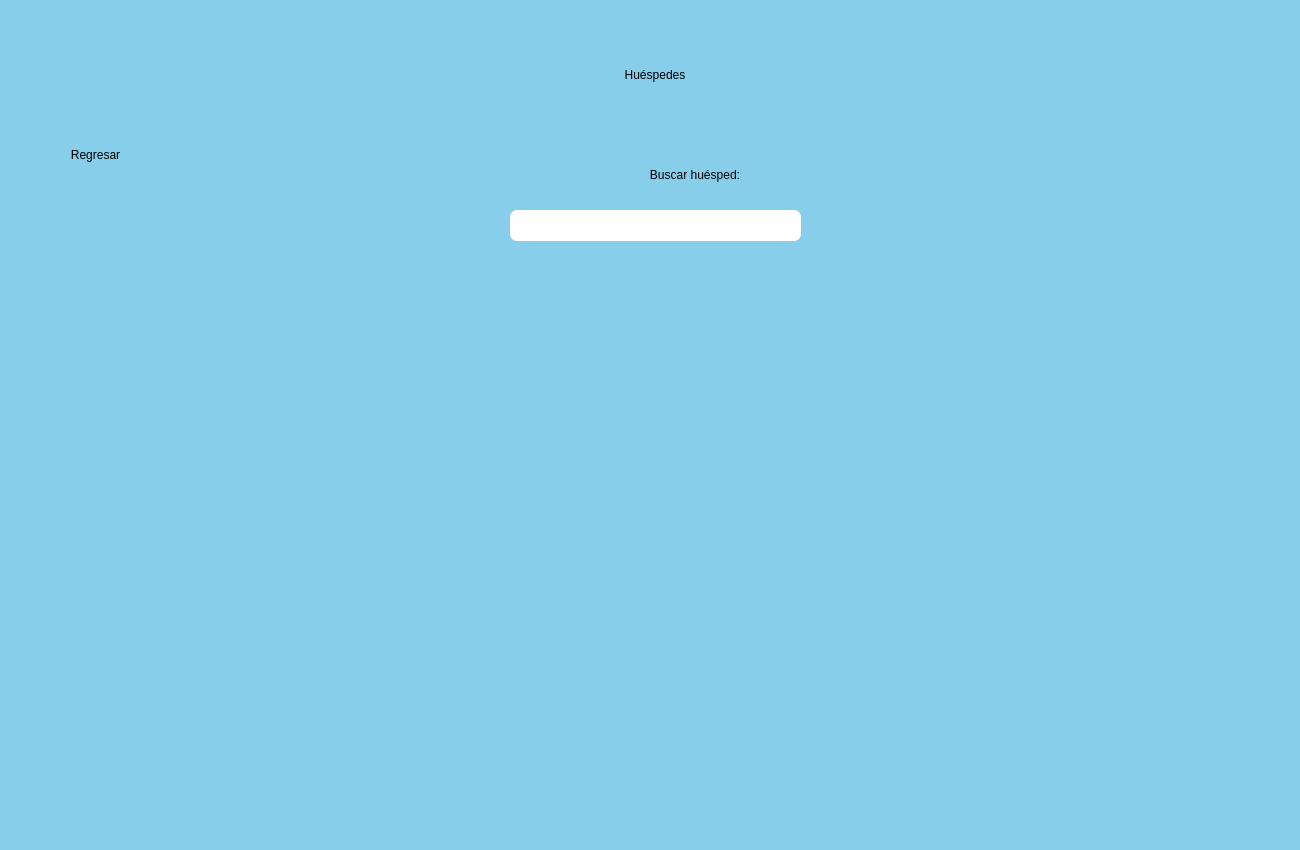
<?xml version="1.0" encoding="UTF-8"?>
<ui version="4.0">
 <class>Dialog</class>
 <widget class="QDialog" name="Dialog">
  <property name="enabled">
   <bool>true</bool>
  </property>
  <property name="geometry">
   <rect>
    <x>0</x>
    <y>0</y>
    <width>1300</width>
    <height>850</height>
   </rect>
  </property>
  <property name="minimumSize">
   <size>
    <width>1300</width>
    <height>850</height>
   </size>
  </property>
  <property name="maximumSize">
   <size>
    <width>1300</width>
    <height>850</height>
   </size>
  </property>
  <property name="windowTitle">
   <string>Hotel Portales Plaza</string>
  </property>
  <property name="windowIcon">
   <iconset>
    <normaloff>../../Imagenes/Logo Hotel.png</normaloff>../../Imagenes/Logo Hotel.png</iconset>
  </property>
  <widget class="QWidget" name="widget" native="true">
   <property name="enabled">
    <bool>true</bool>
   </property>
   <property name="geometry">
    <rect>
     <x>0</x>
     <y>0</y>
     <width>1300</width>
     <height>850</height>
    </rect>
   </property>
   <property name="minimumSize">
    <size>
     <width>1300</width>
     <height>850</height>
    </size>
   </property>
   <property name="maximumSize">
    <size>
     <width>1300</width>
     <height>850</height>
    </size>
   </property>
   <property name="styleSheet">
    <string notr="true">background-color: rgb(135, 206, 235)</string>
   </property>
   <widget class="QPushButton" name="btn_regresar">
    <property name="geometry">
     <rect>
      <x>20</x>
      <y>10</y>
      <width>152</width>
      <height>128</height>
     </rect>
    </property>
    <property name="cursor">
     <cursorShape>PointingHandCursor</cursorShape>
    </property>
    <property name="styleSheet">
     <string notr="true">QPushButton{
	border-radius: 10px;	
	background: rgba(0,0,0,0);
}

QPushButton:hover{
	border-radius: 10px;
	background-color: rgb(194, 0, 0);
}</string>
    </property>
    <property name="text">
     <string/>
    </property>
    <property name="icon">
     <iconset>
      <normaloff>../../Imagenes/Regresar.png</normaloff>../../Imagenes/Regresar.png</iconset>
    </property>
    <property name="iconSize">
     <size>
      <width>120</width>
      <height>120</height>
     </size>
    </property>
   </widget>
   <widget class="QLabel" name="label_regresar">
    <property name="geometry">
     <rect>
      <x>35</x>
      <y>140</y>
      <width>121</width>
      <height>31</height>
     </rect>
    </property>
    <property name="styleSheet">
     <string notr="true">font: 75 12pt &quot;Tahoma&quot;;</string>
    </property>
    <property name="text">
     <string>&lt;html&gt;&lt;head/&gt;&lt;body&gt;&lt;p align=&quot;center&quot;&gt;Regresar&lt;/p&gt;&lt;/body&gt;&lt;/html&gt;</string>
    </property>
   </widget>
   <widget class="QLabel" name="label_checkin_titulo">
    <property name="geometry">
     <rect>
      <x>480</x>
      <y>30</y>
      <width>350</width>
      <height>90</height>
     </rect>
    </property>
    <property name="styleSheet">
     <string notr="true">font: 75 40pt &quot;Tahoma&quot;;</string>
    </property>
    <property name="text">
     <string>&lt;html&gt;&lt;head/&gt;&lt;body&gt;&lt;p align=&quot;center&quot;&gt;Huéspedes&lt;/p&gt;&lt;/body&gt;&lt;/html&gt;</string>
    </property>
   </widget>
   <widget class="QLabel" name="label_nombres">
    <property name="geometry">
     <rect>
      <x>560</x>
      <y>160</y>
      <width>180</width>
      <height>31</height>
     </rect>
    </property>
    <property name="styleSheet">
     <string notr="true">font: 75 14pt &quot;MS Shell Dlg 2&quot;;</string>
    </property>
    <property name="text">
     <string>&lt;html&gt;&lt;head/&gt;&lt;body&gt;&lt;p align=&quot;right&quot;&gt;Buscar huésped:&lt;/p&gt;&lt;/body&gt;&lt;/html&gt;</string>
    </property>
   </widget>
   <widget class="QLineEdit" name="line_nombres">
    <property name="geometry">
     <rect>
      <x>510</x>
      <y>210</y>
      <width>291</width>
      <height>31</height>
     </rect>
    </property>
    <property name="styleSheet">
     <string notr="true">border-radius:7px;
background-color: rgb(255, 255, 255);
font: 14pt &quot;MS Shell Dlg 2&quot;;</string>
    </property>
    <property name="text">
     <string/>
    </property>
    <property name="alignment">
     <set>Qt::AlignCenter</set>
    </property>
   </widget>
  </widget>
 </widget>
 <resources/>
 <connections/>
</ui>
